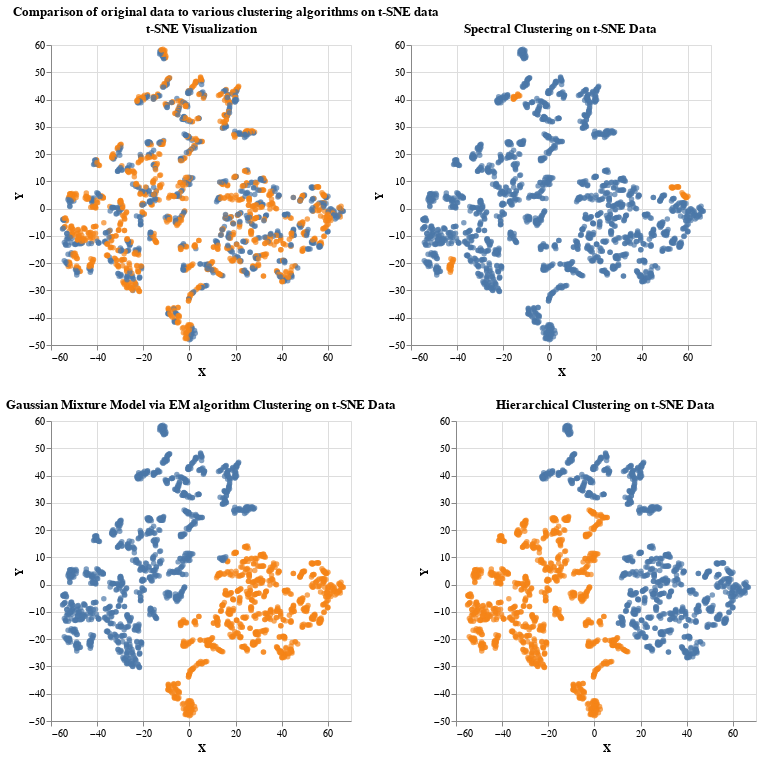

Write notebook code for a chart like this one.
### Code cell
# TSNE: Compare clusterings to actual plot
tsne_graph_spectral = alt.Chart(tsne_df).mark_circle().encode(
    x='X',
    y='Y',
    color='cluster_spectral:N',
    tooltip=['X', 'Y']
).properties(
    title='Spectral Clustering on t-SNE Data'
)

tsne_graph_gmm = alt.Chart(tsne_df).mark_circle().encode(
    x='X',
    y='Y',
    color='cluster_gmm:N',
    tooltip=['X', 'Y']
).properties(
    title='Gaussian Mixture Model via EM algorithm Clustering on t-SNE Data'
)

tsne_graph_hierarchical = alt.Chart(tsne_df).mark_circle().encode(
    x='X',
    y='Y',
    color=alt.Color('cluster_hierarchical:N', legend=None),
    tooltip=['X', 'Y']
).properties(
    title='Hierarchical Clustering on t-SNE Data'
)

tsne_comparison = alt.HConcatChart(hconcat=[tsne_graph, tsne_graph_spectral], title="Comparison of original data to various clustering algorithms on t-SNE data")
tsne_comparison &= tsne_graph_gmm | tsne_graph_hierarchical

tsne_comparison

### Figure 1 — Vega-Lite specification as saved in the notebook (floating-point values rounded to 4 significant figures; data arrays with more than 128 entries replaced by an {"elided": "..."} marker saying what was removed)
{"config": {"view": {"continuousWidth": 300, "continuousHeight": 300}}, "vconcat": [{"hconcat": [{"mark": {"type": "circle"}, "encoding": {"color": {"field": "Index Direction", "type": "nominal"}, "tooltip": [{"field": "X", "type": "quantitative"}, {"field": "Y", "type": "quantitative"}], "x": {"field": "X", "type": "quantitative"}, "y": {"field": "Y", "type": "quantitative"}}, "title": "t-SNE Visualization"}, {"mark": {"type": "circle"}, "encoding": {"color": {"field": "cluster_spectral", "type": "nominal"}, "tooltip": [{"field": "X", "type": "quantitative"}, {"field": "Y", "type": "quantitative"}], "x": {"field": "X", "type": "quantitative"}, "y": {"field": "Y", "type": "quantitative"}}, "title": "Spectral Clustering on t-SNE Data"}], "title": "Comparison of original data to various clustering algorithms on t-SNE data"}, {"hconcat": [{"mark": {"type": "circle"}, "encoding": {"color": {"field": "cluster_gmm", "type": "nominal"}, "tooltip": [{"field": "X", "type": "quantitative"}, {"field": "Y", "type": "quantitative"}], "x": {"field": "X", "type": "quantitative"}, "y": {"field": "Y", "type": "quantitative"}}, "title": "Gaussian Mixture Model via EM algorithm Clustering on t-SNE Data"}, {"mark": {"type": "circle"}, "encoding": {"color": {"field": "cluster_hierarchical", "legend": null, "type": "nominal"}, "tooltip": [{"field": "X", "type": "quantitative"}, {"field": "Y", "type": "quantitative"}], "x": {"field": "X", "type": "quantitative"}, "y": {"field": "Y", "type": "quantitative"}}, "title": "Hierarchical Clustering on t-SNE Data"}]}], "data": {"name": "data-8753268c7df430bf106701d71f0025c0"}, "$schema": "https://vega.github.io/schema/vega-lite/v5.8.0.json", "datasets": {"data-8753268c7df430bf106701d71f0025c0": {"elided": "1906 records"}}}
